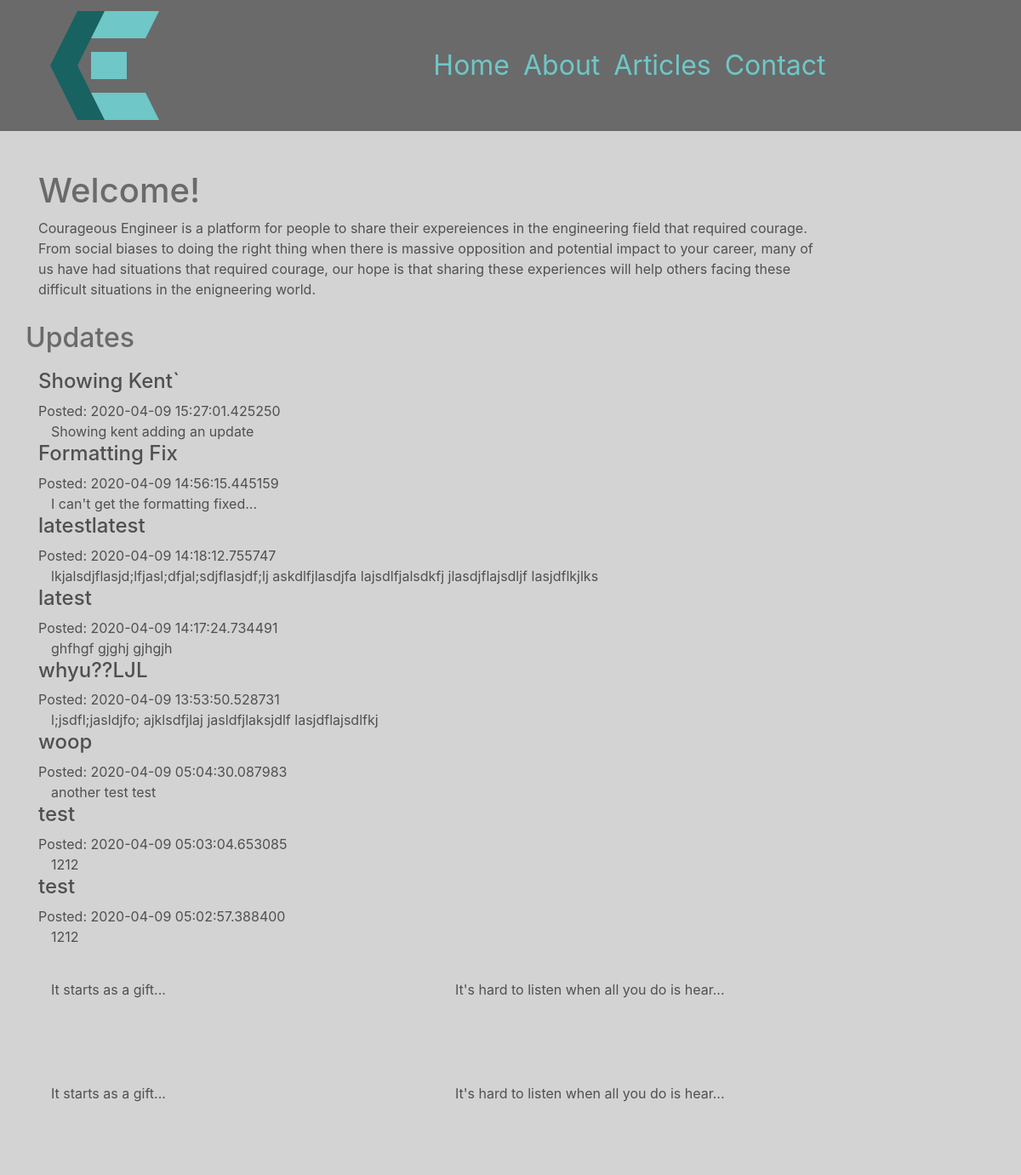
Before: / with the older database file.
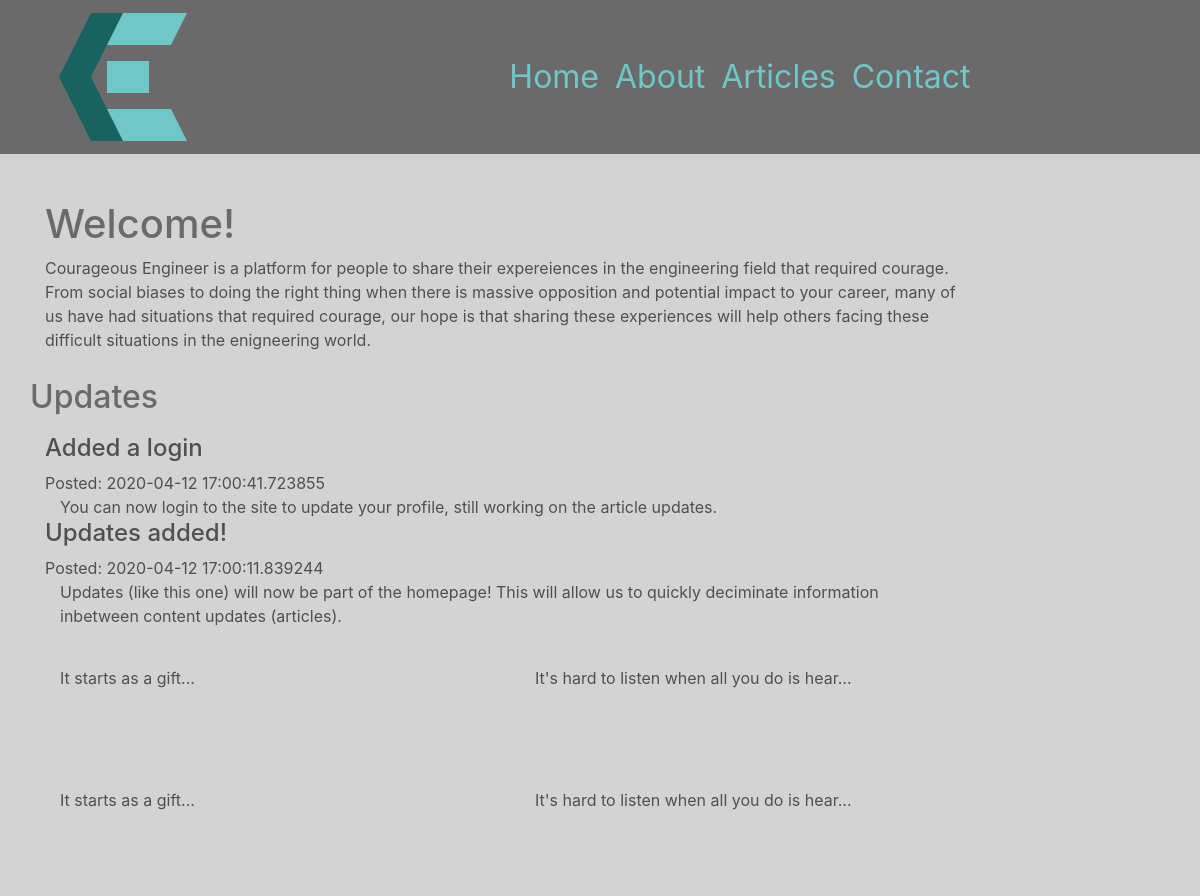
After: the same page with the newer database file.
### chrissmit/services/db_models.py (models this page shows, shortened)
class Update(db.Model):
    id = db.Column(db.Integer, primary_key=True)
    title = db.Column(db.String(100), nullable=False,)
    user_id = db.Column(db.Integer, db.ForeignKey('user.id'), nullable=False)
    posted = db.Column(db.DateTime, nullable=False, default=datetime.utcnow)
    edited = db.Column(db.DateTime, nullable=True, default=None)
    content = db.Column(db.Text, nullable=False)

### chrissmit/views/navigation_views.py (the view, shortened to what this page needs)
@blueprint.route('/', methods=['GET','POST'])
def index():
    updates_form = UpdatesForm()
    updates = Update.query.order_by(Update.posted.desc()).all()
    last_four = article.get_last_four_articles()
    return render_template(
        template_name_or_list='navigation/index.html',
        recent_articles=last_four,
        update_form = updates_form,
        updates=updates,
        )

### chrissmit/services/article.py (called while the page is built)
def get_last_four_articles():
    return articles[-4:]

### chrissmit/templates/navigation/index.html (shortened to what this page needs)
{% extends "shared/_layout.html" %}
{% block main_content %}
<div class="main_content row">
<div class="col-lg">
    <h1>Welcome!</h1>
    Courageous Engineer is a platform for people to share their expereiences in the engineering field that required courage.
    <p>From social biases to doing the right thing when there is massive opposition and potential impact to your career, many of us have had situations that required courage,
    our hope is that sharing these experiences will help others facing these difficult situations in the enigneering world.
    <div class="row">
        <h2>Updates</h2>
    </div>
        {% if updates %}
            {% for update in updates %}
                <div class="container">
                    <div class="row">
                        <h4>{{ update.title }}</h4>
                    </div>
                    <div class="row">Posted: {{ update.posted }} </div>
                    {{ update.content }}
                    <br>
                </div>
            {% endfor %}
        {% endif %}
    {% if recent_articles %}
        <div class="row">
        {%  for s in recent_articles %}
            <div class="col-lg-6">
                <article>
                    <div class="row">
                    </div>
                    <div class="row">
                        {{ s.preview }}
                    </div>
                    <div class="row">
                        <div class="post_image float-center">
                        </div>
                    </div>
                </article>
            </div>
        {% endfor %}
        </div>
        <br>
    {% endif %}
</div>
</div>
{%  endblock %}

### chrissmit/templates/shared/_layout.html (shortened to what this page needs)
<!DOCTYPE html>
<html lang="en">
<head>
<!DOCTYPE html>
<html lang="en">
<head>
    <link rel="stylesheet"
          href="https://stackpath.bootstrapcdn.com/bootstrap/4.1.3/css/bootstrap.min.css"
>
    <link rel="stylesheet" href="/static/css/site.css">
</head>
<body>
<div class="nav-outer fixed-top">
    <div class="container menu">
        <nav class="navbar navbar-expand-lg col-sm-12">
            <div class="row">
                <button class="navbar-toggler logo" type="button" data-toggle="collapse" data-target="#navbarNavDropdown " id="logo">
                    <img src="../../../static/img/logo.svg">
                </button>
            </div>
            <div class="col-sm-9">
                <div class="collapse navbar-collapse" id="navbarNavDropdown">
                    <ul class="navbar-nav">
                        <li class="nav-item"><a class="nav-link" href="{{ url_for('navigation.index') }}">Home</a></li>
                        <li class="nav-item"><a class="nav-link" href="{{ url_for('navigation.about') }}">About</a></li>
                        <li class="nav-item">
                           <div class="dropdown show">
                              <a class="nav-link"
                                 href="#" role="button"
                                 id="dropdownMenuLink"
                                 data-toggle="dropdown"
                                 aria-haspopup="true"
                                 aria-expanded="false">Articles</a>
                              </div>
                        <li class="nav-item"><a class="nav-link" href="{{ url_for('navigation.contact') }}">Contact</a></li>
                    </ul>
                </div>
        </div>
        </nav>
    </div>
</div>
<div class="main_content container">
    <div class="row">
        <div class="col-md-10">
            {% block main_content %}
            {% endblock %}
        </div>
    </div>
</div>
</body>
</html>

### chrissmit/static/css/site.css (style rules this page uses)
html { background-color: lightgray; }
body { background-color: lightgray; }
.main_content { margin-top: 100px; color: rgba(80,80,80,1); background-color: lightgray; border: 2px height: 100%; }
h1 { color: rgba(80,80,80,0.80); }
h2 { color: rgba(80,80,80,0.80); padding-top: 10px; padding-bottom: 10px; }
.nav-outer { background-color: rgba(80,80,80,0.80); width: 100%; }
nav { font-size: 2rem; margin-left: 0px; margin-right: auto; }
.nav-link { color: #6FC7C7; text-align: left; margin-left: auto; margin-right: 0px; width: 100% }
a { color: #186262; }
article { border-width: 3px; border-color: rgba(80,80,80,0.6); padding: 30px; }
#logo { display: inline-block; }
.collapse:not(.show) { float: right; }
.post_image { padding: 15px; width: 60%; }

Changed rows visible on the page:
removed Update: title "Showing Kent`", posted "2020-04-09 15:27:01.425250", content "Showing kent adding an update"
removed Update: title "Formatting Fix", posted "2020-04-09 14:56:15.445159", content "I can't get the formatting fixed..."
removed Update: title "latestlatest", posted "2020-04-09 14:18:12.755747", content "lkjalsdjflasjd;lfjasl;dfjal;sdjflasjdf;lj askdlfjlasdjfa lajsdlfjalsdkfj jlasdjflajsdljf lasjdflkjlks"
removed Update: title "latest", posted "2020-04-09 14:17:24.734491", content "ghfhgf gjghj gjhgjh"
removed Update: title "whyu??LJL", posted "2020-04-09 13:53:50.528731", content "l;jsdfl;jasldjfo; ajklsdfjlaj jasldfjlaksjdlf lasjdflajsdlfkj"
removed Update: title "woop", posted "2020-04-09 05:04:30.087983", content "another test test"
removed Update: title "test", posted "2020-04-09 05:03:04.653085", content "1212"
removed Update: title "test", posted "2020-04-09 05:02:57.388400", content "1212"
added Update: title "Added a login", posted "2020-04-12 17:00:41.723855", content "You can now login to the site to update your profile, still working on the article updates."
added Update: title "Updates added!", posted "2020-04-12 17:00:11.839244", content "Updates (like this one) will now be part of the homepage! This will allow us to quickly deciminate information inbetween content updates (articles)."
